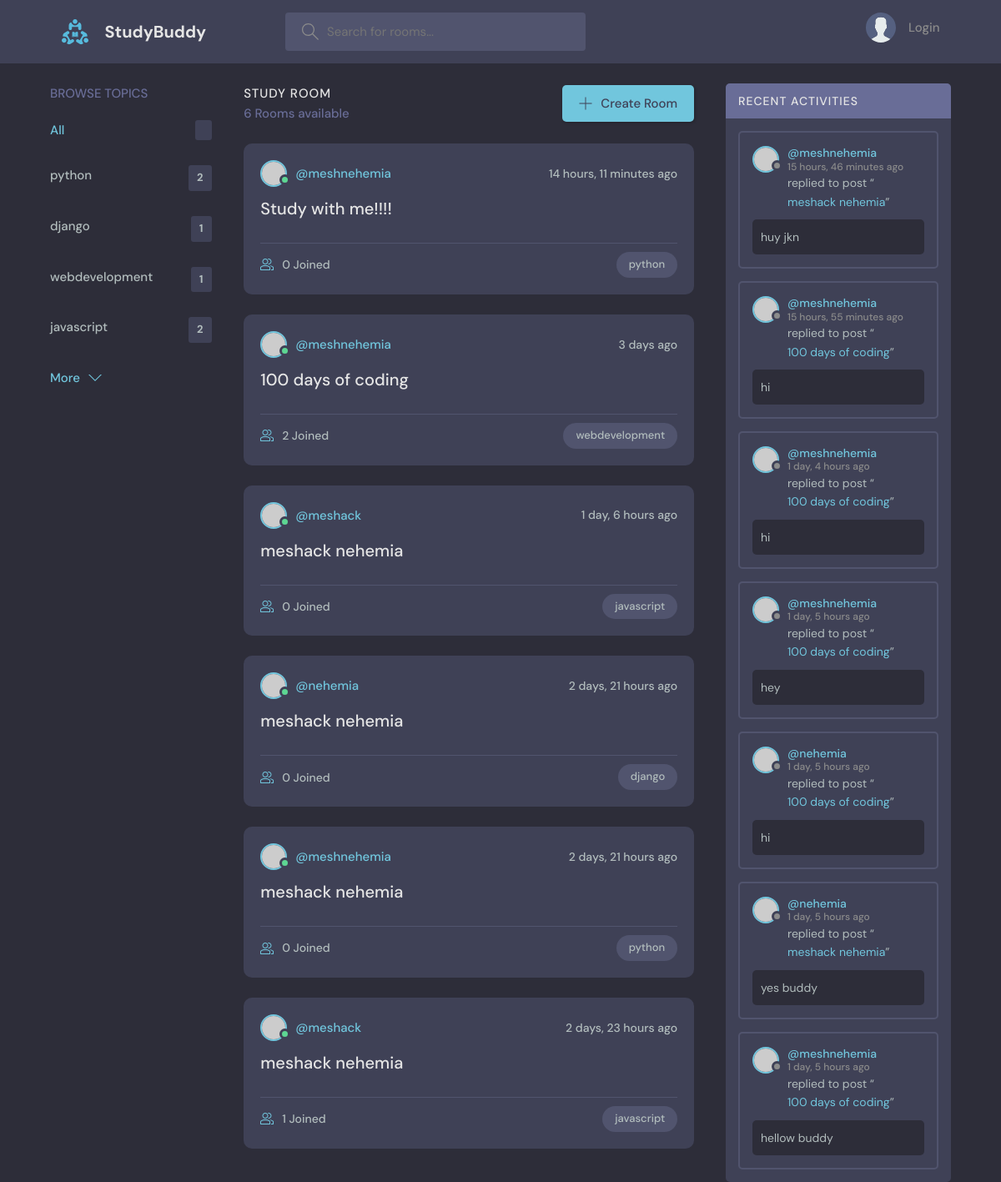
Before: / with the older database file.
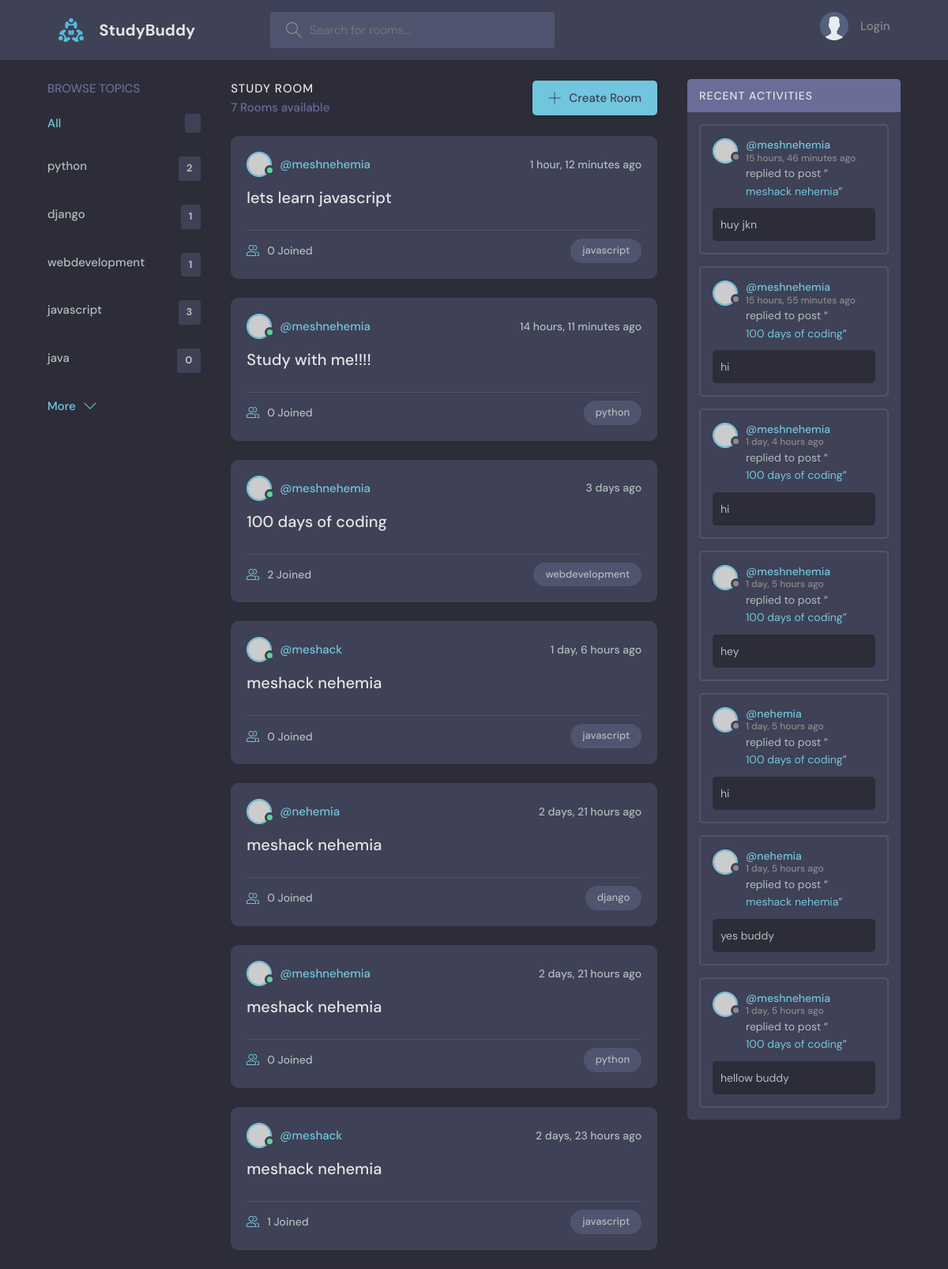
After: the same page with the newer database file.
### socialmedia/models.py (models this page shows, shortened)
class Topic(models.Model):
    name =models.CharField(max_length=200)

class Room(models.Model):
    host =models.ForeignKey(User,on_delete=models.SET_NULL,null=True)
    topic  =models.ForeignKey(Topic,on_delete=models.SET_NULL,null=True)
    name =models.CharField(max_length=200)
    description =models.TextField(null=True,blank=True)
    participants = models.ManyToManyField(User, related_name ='participants',blank=True)
    updated =models.DateTimeField(auto_now=True)
    created =models.DateTimeField(auto_now_add=True)
    class Meta:
        ordering =['-updated' , '-created']

class Message(models.Model):
    user = models.ForeignKey(User,on_delete=models.CASCADE)
    room = models.ForeignKey(Room,on_delete=models.CASCADE)
    body =models.TextField()
    updated =models.DateTimeField(auto_now=True)
    created =models.DateTimeField(auto_now_add=True)
    class Meta:
        ordering =['-updated' , '-created']

### socialmedia/views.py (the view)
# urls.py: path('',views.home,name='home'),
def home(request):
    q = request.GET.get('q') if request.GET.get('q') != None else ''
    rooms =Room.objects.filter(
        Q(topic__name__icontains=q) |
        Q(name__icontains =q)   |
        Q(description__icontains =q)
        )
    topics = Topic.objects.all()
    room_count = rooms.count()
    room_messages =Message.objects.filter(Q(room__topic__name__icontains = q))
    context = {'rooms':rooms,'topics':topics,'room_count':room_count,"room_messages":room_messages}
    return render(request,'socialmedia/home.html', context )

### socialmedia/templates/socialmedia/home.html (shortened to what this page needs)
{% extends 'main.html' %}
{%block content%}
    <main class="layout layout--3">
      <div class="container">
        {%include 'socialmedia/topics_component.html' %}
        <div class="roomList">
          <div class="roomList__header">
            <div>
              <h2>Study Room</h2>
              <p>{{room_count}} Rooms available</p>
            </div>
            <a class="btn btn--main" href="{% url 'create-room' %}">
              <svg version="1.1" xmlns="http://www.w3.org/2000/svg" width="32" height="32" viewBox="0 0 32 32">
                <title>add</title>
                <path
                  d="M16.943 0.943h-1.885v14.115h-14.115v1.885h14.115v14.115h1.885v-14.115h14.115v-1.885h-14.115v-14.115z"
                ></path>
              </svg>
              Create Room
            </a>
          </div>
          {%include 'socialmedia/feed_component.html'%}
        </div>
            {%include 'socialmedia/activity_component.html'%}
      </div>
    </main>
{%endblock content %}

### socialmedia/templates/socialmedia/topics_component.html
<div class="topics">
    <div class="topics__header">
      <h2>Browse Topics</h2>
    </div>
    <ul class="topics__list">
      <li>
        <a href="{% url 'home' %}" class="active">All <span>{{topic.count}}</span></a>
      </li>
      {%for topic in topics %}
        <li>
            <a href="{% url 'home' %}?q={{topic.name}}">{{topic.name}} <span>{{topic.room_set.all.count}}</span></a>
        </li>
      {%endfor%}
    </ul>
    <a class="btn btn--link" href="topics.html">
      More
      <svg version="1.1" xmlns="http://www.w3.org/2000/svg" width="32" height="32" viewBox="0 0 32 32">
        <title>chevron-down</title>
        <path d="M16 21l-13-13h-3l16 16 16-16h-3l-13 13z"></path>
      </svg>
    </a>
</div>

### socialmedia/templates/socialmedia/feed_component.html (shortened to what this page needs)
{%for room in rooms%}
    <div class="roomListRoom">
        <div class="roomListRoom__header">
        <a href="{% url 'user-profile' room.host.id %}" class="roomListRoom__author">
            <div class="avatar avatar--small active">
            <img src="https://randomuser.me/api/portraits/men/11.jpg" />
            </div>
            <span>@{{room.host.username}}</span>
        </a>
        <div class="roomListRoom__actions">
            <span>{{room.created|timesince}} ago</span>
        </div>
        </div>
        <div class="roomListRoom__content">
        <a href="{% url 'room' room.id%}">{{room.name}}</a>
        </div>
        <div class="roomListRoom__meta">
        <a  href="{% url 'room' room.id%}"  class="roomListRoom__joined">
            {{ room.participants.all.count }} Joined
        </a>
        <p class="roomListRoom__topic">{{room.topic.name}}</p>
        </div>
    </div>
{%endfor%}

### socialmedia/templates/socialmedia/activity_component.html (shortened to what this page needs)
<div class="activities">
    <div class="activities__header">
      <h2>Recent Activities</h2>
    </div>
    {% for message in room_messages%}
        <div class="activities__box">
        <div class="activities__boxHeader roomListRoom__header">
            <a href="{%url 'user-profile' message.user.id %}" class="roomListRoom__author">
            <div class="avatar avatar--small">
                <img src="https://randomuser.me/api/portraits/women/11.jpg" />
            </div>
            <p>
                @{{message.user}}
                <span>{{message.created|timesince}} ago</span>
            </p>
            </a>
        </div>
        <div class="activities__boxContent">
            <p>replied to post “<a href="{% url 'room' message.room.id %}">{{message.room.name}}</a>”</p>
            <div class="activities__boxRoomContent">
                {{message.body}}
            </div>
        </div>
        </div>
    {%endfor%}
  </div>

Changed rows visible on the page:
computed for Topic "javascript": room_set.all.count "2" → "3"
added Topic: name "java", room_set.all.count "0"
added Room: host.username "meshnehemia", created "1 hour, 12 minutes", name "lets learn javascript", participants.all.count "0", topic.name "javascript"
Other visible differences:
{{ room_count }}: "6" → "7"
